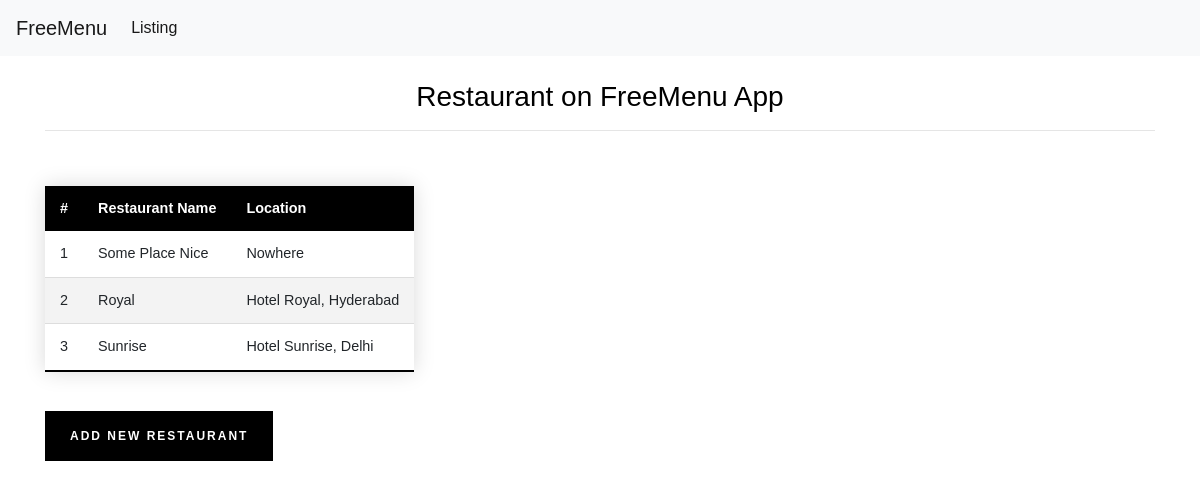
/restaurant_list, run on the app's committed database.
### tables this page shows
CREATE TABLE restaurants (
    rest_id INTEGER PRIMARY KEY AUTOINCREMENT,
    created TIMESTAMP NOT NULL DEFAULT CURRENT_TIMESTAMP,
    restaurant_title TEXT NOT NULL,
    restaurant_location TEXT NOT NULL
);

### app.py (the view)
@app.route('/restaurant_list')
def restaurant_list():
    print("List All restaurant")
    restaurants = get_all_restaurants()
    return render_template("restaurant_list.html", results = restaurants)

### app.py (called while the page is built)
def get_db_connection():
    BASE_DIR = os.path.dirname(os.path.abspath(__file__))
    db_path = os.path.join(BASE_DIR, "freemenu_database.db")
    print(db_path)
    conn = sqlite3.connect(db_path)
    conn.row_factory = sqlite3.Row
    return conn

def get_all_restaurants():
    conn = get_db_connection()
    restaurants = conn.execute('SELECT * FROM restaurants').fetchall()
    conn.close()
    return restaurants

### templates/restaurant_list.html (shortened to what this page needs)
{% extends 'base.html' %}
{% block content %}
	<head>
        <link rel="stylesheet" type="text/css" href="{{ url_for('static', filename='index_custom.css') }}"/>
    </head>
	<body>
      <h3>Restaurant on FreeMenu App</h3>
      <hr>
      <table class="styled-table">
          <thead>
              <tr>
                  <th> # </th>
                  <th>Restaurant Name</th>
                  <th>Location</th>
              </tr>
          </thead>
          <tbody>
              {% for item in results %}
               <tr onclick="loadRestaurant({{ item['rest_id'] }}, '{{ item['restaurant_title'] }}')">
                  <td> {{ item['rest_id'] }} </td>
                  <td> {{ item['restaurant_title'] }} </td>
                  <td> {{ item['restaurant_location'] }} </td>
               </tr>
               {% endfor %}
          </tbody>
      </table>
      <button type="button" class="pheasant-demure-button solid dark" onclick="addRestAlert()" >
        <span class="label">ADD NEW RESTAURANT</span>
      </button>
{% endblock %}

### templates/base.html (shortened to what this page needs)
<!doctype html>
<html lang="en">
  <head>
    <link rel="stylesheet" type="text/css" href="/static/silverBox.css"/>
    <link rel="stylesheet" href="/static/dist/css/pheasant-demure-buttons-reset.css" type="text/css" media="all" />
    <link rel="stylesheet" href="/static/dist/css/pheasant-demure-buttons-layout.css" type="text/css" media="all" />
    <link rel="stylesheet" href="/static/dist/css/pheasant-demure-buttons.css" type="text/css" media="all" />
    <link rel="stylesheet" href="https://stackpath.bootstrapcdn.com/bootstrap/4.3.1/css/bootstrap.min.css">
    <link rel="stylesheet" type="text/css" href="{{ url_for('static', filename='index_custom.css') }}"/>
  </head>
  <body>
    <nav class="navbar navbar-expand-md navbar-light bg-light">
        <a class="navbar-brand" href="{{ url_for('index')}}">FreeMenu</a>
        <div class="collapse navbar-collapse" id="navbarNav">
            <ul class="navbar-nav">
            <li class="nav-item active">
                <a class="nav-link" href="{{ url_for('restaurant_list')}}">Listing</a>
            </li>
            </ul>
        </div>
    </nav>
    <div class="container">
        {% block content %} {% endblock %}
    </div>
  </body>
</html>

### static/index_custom.css (style rules this page uses)
* { font-family: "Cairo", sans-serif; }
h1, h2, h3, h4, h5, h6 { font-family: "Cairo", sans-serif; color: #000; text-align: center; }
.styled-table { margin: 15px 0; font-size: 0.9em; font-family: "Cairo", sans-serif; min-width: 300px; box-shadow: 0 0 20px rgba(0, 0, 0, 0.15); }
.styled-table thead tr { background-color: #000; color: #ffffff; text-align: left; }
.styled-table th, .styled-table td { padding: 12px 15px; }
.styled-table tbody tr { border-bottom: 1px solid #dddddd; }
.styled-table tbody tr:nth-of-type(even) { background-color: #f3f3f3; }
.styled-table tbody tr:last-of-type { border-bottom: 2px solid #000; }

### data on the page
restaurants: rest_id "1", restaurant_title "Some Place Nice", restaurant_location "Nowhere"
restaurants: rest_id "2", restaurant_title "Royal", restaurant_location "Hotel Royal, Hyderabad"
restaurants: rest_id "3", restaurant_title "Sunrise", restaurant_location "Hotel Sunrise, Delhi"
